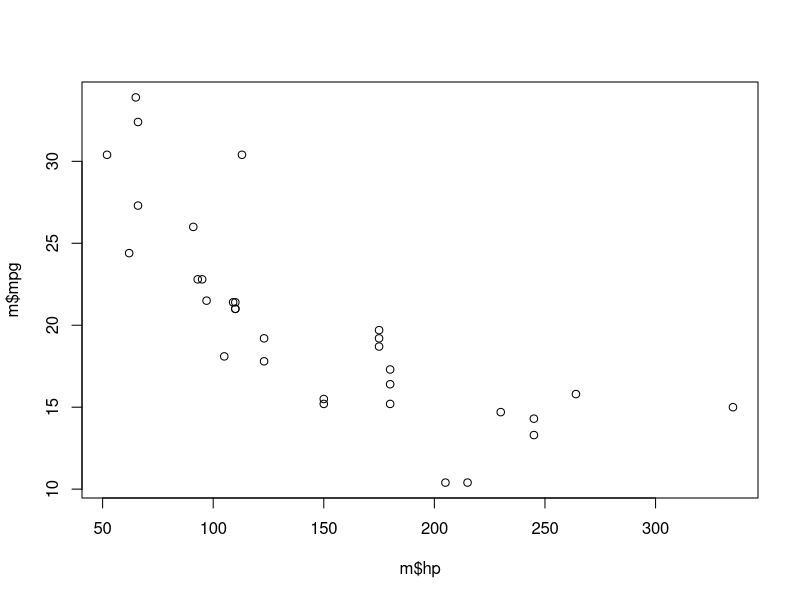
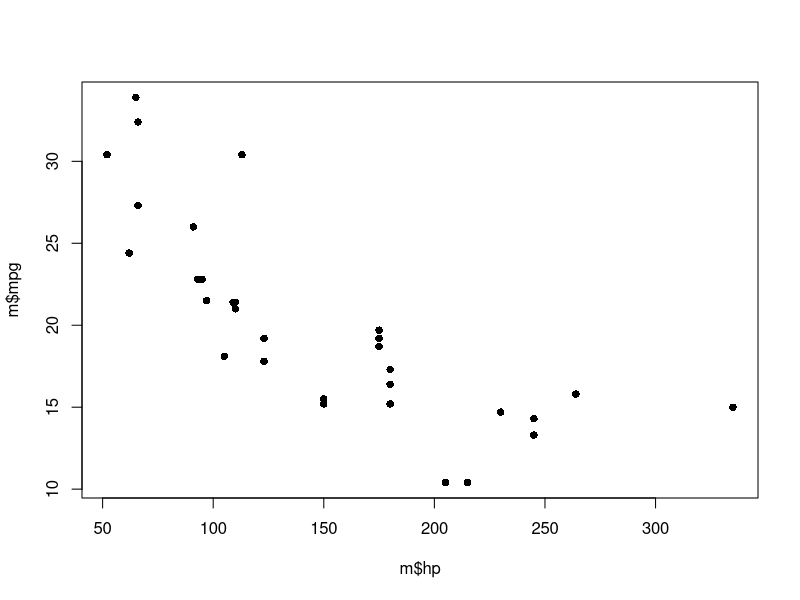
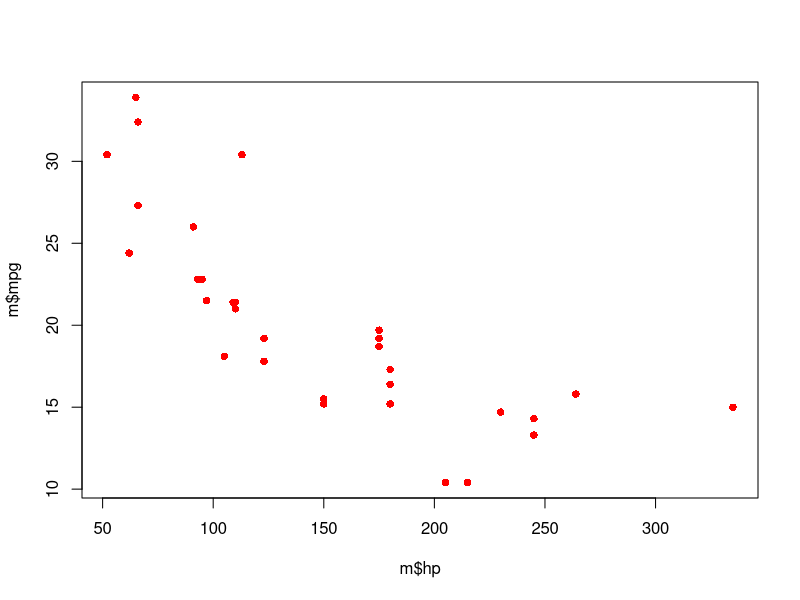
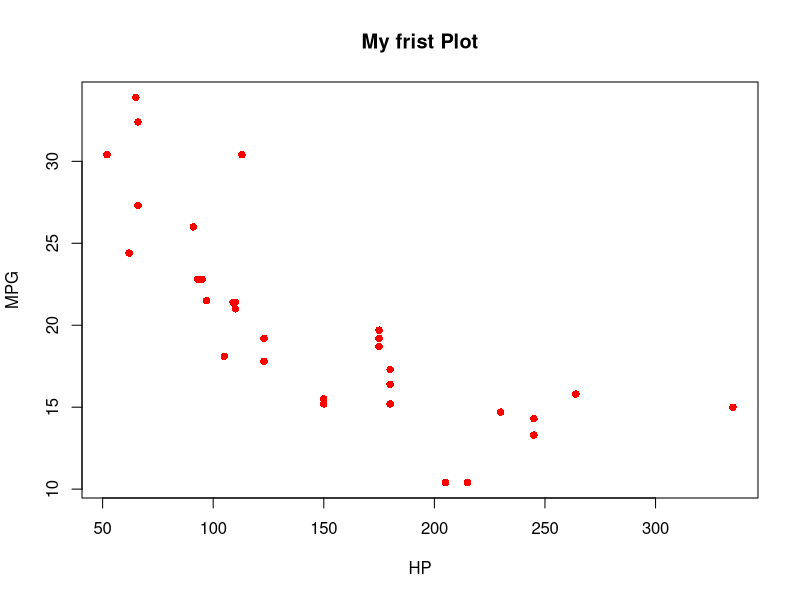
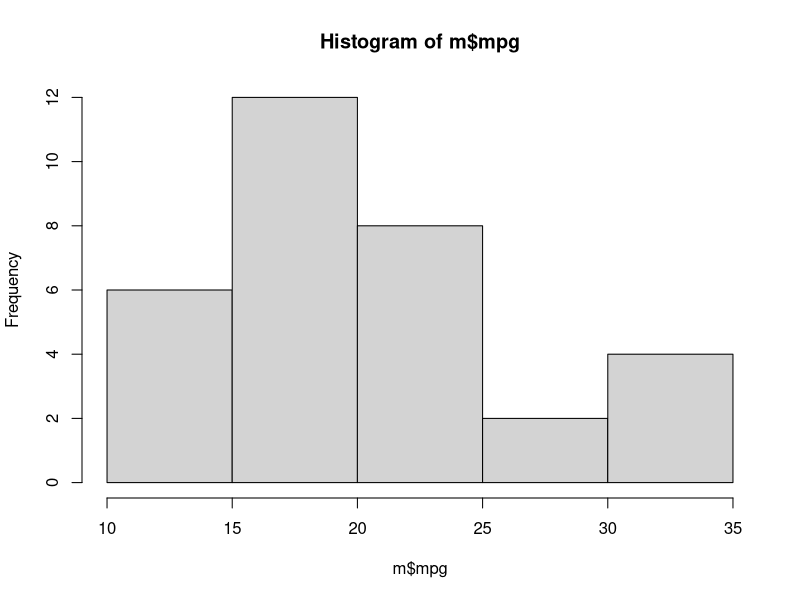
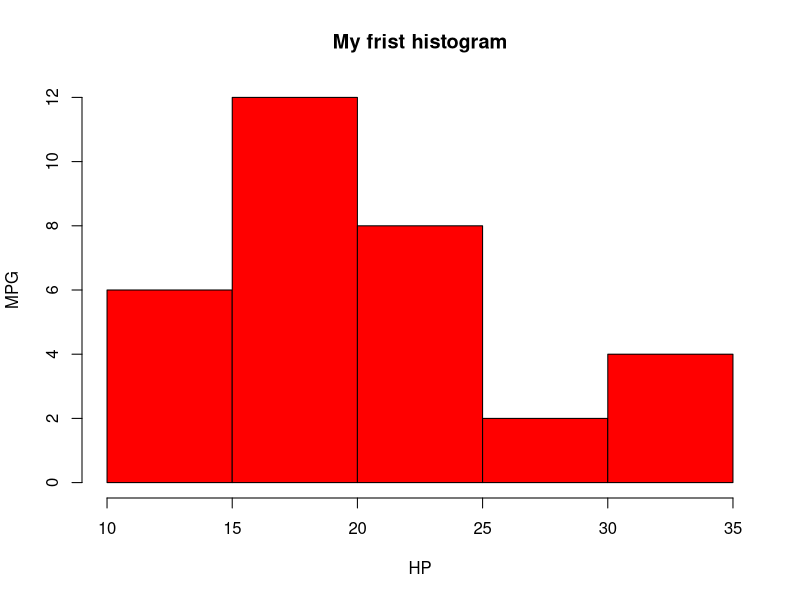
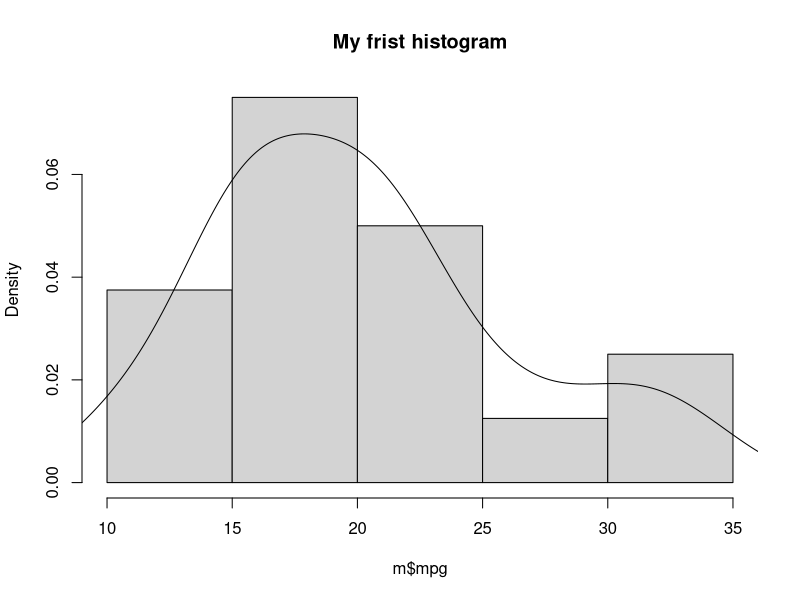
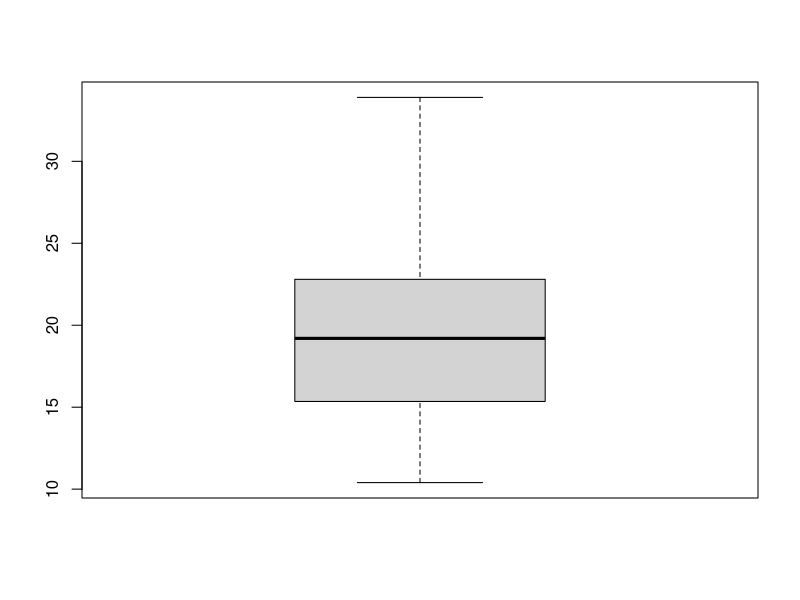

The R script that drew these images, in order:
#Graphics
# --> scatter ploy
# --> histogram
# --> boxploy

m <- mtcars
# --> scatter ploy
plot(m$hp, m$mpg)
plot(m$hp, m$mpg, pch = 16)
plot(m$hp, m$mpg, pch = 16,col = "red")
plot(m$hp, m$mpg, pch = 16,col = "red",
     xlab = "HP", ylab = 'MPG', main = "My frist Plot")

# --> histogram
hist(m$mpg)
hist(m$mpg, col = "red",
     xlab = "HP", ylab = 'MPG', main = "My frist histogram")
hist(m$mpg, probability = TRUE,
     main = "My frist histogram" )
lines(density(m$mpg))

# --> boxploy
boxplot(m$mpg)
summary(m$mpg)
boxplot(m$mpg ~ m$am)
